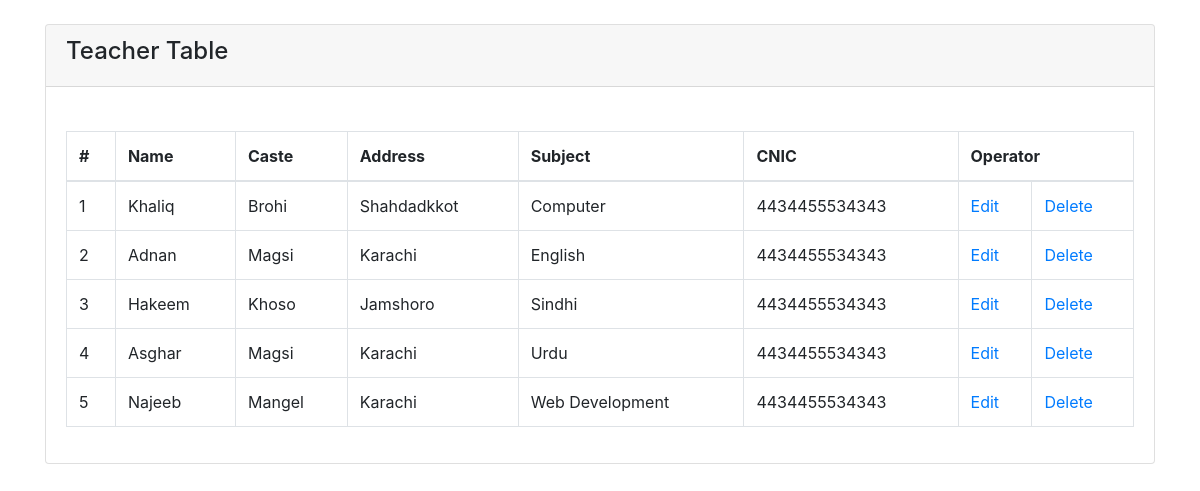
/View_Teacher_Record.php, run on the app's committed database.
### tables this page shows
CREATE TABLE IF NOT EXISTS `add_teacher` (
  `teacher_id` int(11) NOT NULL AUTO_INCREMENT,
  `name` varchar(20) NOT NULL,
  `caste` varchar(20) NOT NULL,
  `address` varchar(50) NOT NULL,
  `cnic` varchar(13) NOT NULL,
  `subject` varchar(30) NOT NULL,
  `time` timestamp NOT NULL DEFAULT CURRENT_TIMESTAMP,
  `status` int(1) NOT NULL DEFAULT '2',
  PRIMARY KEY (`teacher_id`)
);

### View_Teacher_Record.php (the view, shortened to what this page needs)
<?php
    $conn = mysqli_connect('localhost','root','','cms');
?>
<!DOCTYPE html>
<html lang="en">
<head>
     <link rel="stylesheet" href="css/bootstrap.min.css">
     <link rel="stylesheet" href="css/bootstrap-grid.min.css">
     <link rel="stylesheet" href="css/bootstrap-reboot.min.css">
</head>
<body>
        <div class="container">
                <div class="row">
                <div class="col-md-12 mt-4">
                <div class="card">
                        <div class="card-header">
                        <h4 class="title">Teacher Table</h4>
                        </div>
                        <div class="card-body">
                                        <div class="table-responsive">
                                            <table class="table table-bordered table-hover  mt-4">
                                                 <thead>
                                             <tr>
                                                     <th scope="col">#</th>
                                                     <th scope="col">Name</th>
                                                     <th scope="col">Caste</th>
                                                     <th scope="col">Address</th>
                                                     <th scope="col">Subject</th>
                                                     <th scope="col">CNIC</th>
                                                     <th scope="col" colspan="2">Operator</th>
                                             </tr>
                                                 </thead>
                                                        <tbody>
                                                            <?php
                                                                $query="SELECT * FROM `add_teacher`";
                                                                $data=mysqli_query($conn,$query);
                                                                $i=1;
                                                                if(mysqli_num_rows($data)>0){
                                                                    while($row=mysqli_fetch_array($data)){
                                                                            echo "<tr>
                                                                                  <td>".$i++."</td>
                                                                                  <td>".$row['name']."</td>
                                                                                  <td>".$row['caste']."</td>
                                                                                  <td>".$row['address']."</td>
                                                                                  <td>".$row['subject']."</td>
                                                                                  <td>".$row['cnic']."</td>
                                                                                  <td><a href='Update_Teacher.php?teacher_id=$row[teacher_id]'>Edit</a></td>
                                                                                  <td><a href='delete_Teacher.php?teacher_id=$row[teacher_id]'>Delete</a></td>
                                                                                </tr>";
                                                                    }
                                                                }else{
                                                                }
                                                            ?>
                                                        </tbody>
                                            </table>
                                        </div>
                      </div>
                </div>
                </div>
                </div>
        </div>
</body>
</html>

### data on the page
add_teacher: name "Khaliq", caste "Brohi", address "Shahdadkkot", subject "Computer", cnic "4434455534343"
add_teacher: name "Adnan", caste "Magsi", address "Karachi", subject "English", cnic "4434455534343"
add_teacher: name "Hakeem", caste "Khoso", address "Jamshoro", subject "Sindhi", cnic "4434455534343"
add_teacher: name "Asghar", caste "Magsi", address "Karachi", subject "Urdu", cnic "4434455534343"
add_teacher: name "Najeeb", caste "Mangel", address "Karachi", subject "Web Development", cnic "4434455534343"
